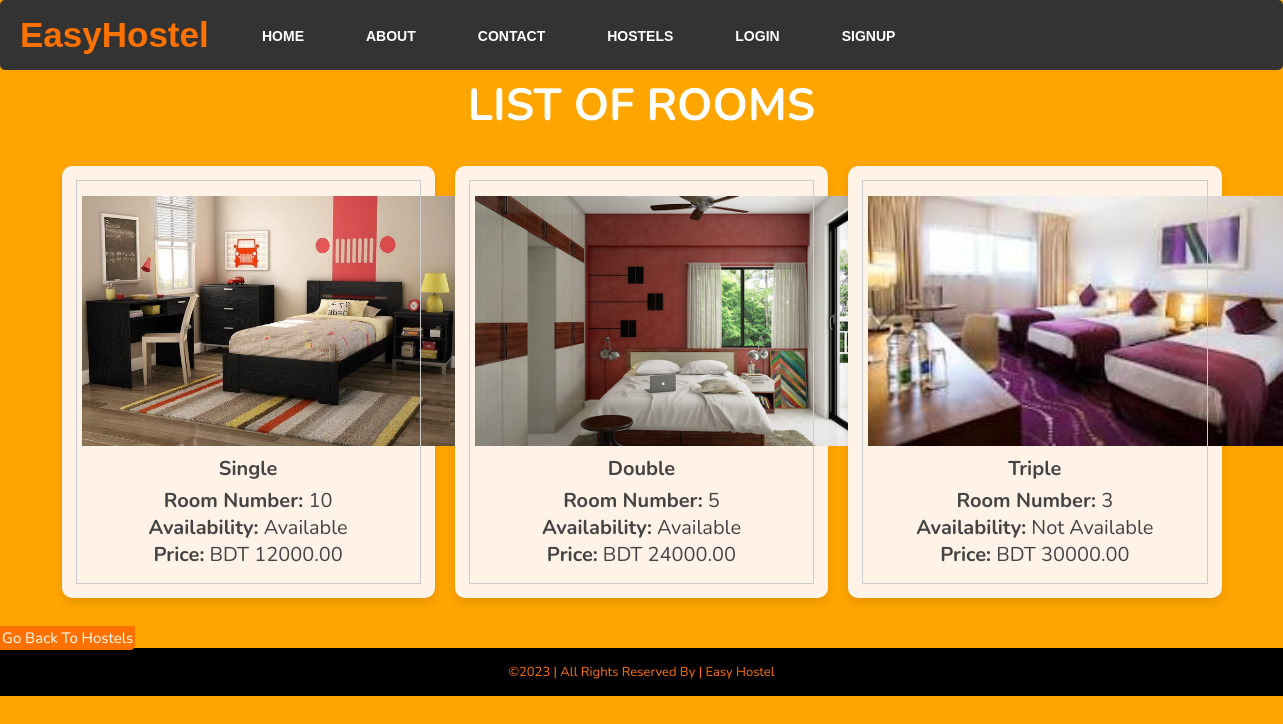
The page /room_list/1/ on the database its author committed.
### myapp/models.py (models this page shows, shortened)
class Room(models.Model):
        RoomID = models.AutoField(primary_key=True)
        HostelID = models.ForeignKey(Hostel, on_delete=models.CASCADE , default=1)
        RoomType = models.CharField(max_length=50)
        RoomNumber = models.CharField(max_length=10)
        Availability = models.BooleanField(default=True)
        RoomImage = models.ImageField(upload_to='room_images/', null=True, blank=True)
        Price = models.DecimalField(max_digits=10, decimal_places=2)

### myapp/views.py (the view)
# urls.py: path('room_list/<int:hostel_id>/', room_list, name='room_list'),
def room_list(request, hostel_id):
    rooms = Room.objects.filter(HostelID=hostel_id)
    context = {'rooms': rooms}
    return render(request, 'room_list.html', context)

### myapp/templates/room_list.html (shortened to what this page needs)
{% extends 'base.html' %}
{% load static %}
{% block styles %}
    <link rel="stylesheet" href="https://cdnjs.cloudflare.com/ajax/libs/font-awesome/5.15.4/css/all.min.css">
    <link rel="stylesheet" href="{% static 'hostels.css' %}">
{% endblock %}
{% block content %}
<div class="container">
    <h3 class="title"><b>LIST OF ROOMS </b></h3>
    <div class="products-container">
        {% if rooms %}
        {% for room in rooms %}
            <div class="product" data-name="{{ room.RoomID }}">
                <img src="{{ room.RoomImage.url }}" alt="">
                <h3>{{ room.RoomType }}</h3>
                <div class="price"><strong>Room Number:</strong> {{ room.RoomNumber }}</div>
                <div class="price"><strong>Availability:</strong> {% if room.Availability %}Available{% else %}Not Available{% endif %}</div>
                <div class="price"><strong>Price:</strong> BDT {{ room.Price }}</div>
            </div>
        {% endfor %}
    {% else %}
        <h1>No rooms available at the moment. Please check back later.</h1>
    {% endif %}
    </div>
</div>
<div class="go-back-button">
    <a href="{% url 'hostels' %}" class="btn btn-primary">Go Back to Hostels</a>
</div>
</div>
<div class="pg-footer">
    <footer class="footer">
        <div class="footer-copyright">
            <div class="footer-copyright-wrapper">
                <p class="footer-copyright-text">
                     ©2023 | All rights reserved by | Easy Hostel
                </p>
            </div>
        </div>
    </footer>
</div>
{% endblock %}

### myapp/static/base.css (style rules this page uses)
.btn { width: 100px; height: 40px; background: #ff7200; border: 2px solid #ff7200; margin-top: 13px; color: #fff; font-size: 15px; border-bottom-right-radius: 5px; border-bottom-right-radius: 5px; transition: 0.2s ease; cursor: pointer; }

### myapp/static/hostels.css (style rules this page uses)
* { font-family: 'Nunito', sans-serif; margin:0; padding:0; box-sizing: border-box; outline: none; border:none; text-decoration: none; transition: all .2s linear; text-transform: capitalize; }
html { font-size: 62.5%; overflow-x: hidden; }
body { background: orange; min-height: 100vh; }
.container { max-width: 1200px; margin:0 auto; padding:3rem 2rem; }
.container .title { font-size: 4.5rem; color:#ffffff; text-justify: bold; margin-bottom: 3rem; text-transform: uppercase; text-align: center; margin-top: 45px; }
.container .products-container { display: grid; grid-template-columns: repeat(auto-fit, minmax(30rem, 1fr)); gap:2rem; border-radius: 10px; }
.container .products-container .product { text-align: center; padding:3rem 2rem; background: #fff2e6; box-shadow: 0 .5rem 1rem rgba(0,0,0,.1); outline: .1rem solid #ccc; outline-offset: -1.5rem; cursor: pointer; border-radius: 10px; }
.container .products-container .product img { height: 25rem; }
.container .products-container .product h3 { padding:.5rem 0; font-size: 2rem; color:#444; }
.container .products-container .product .price { font-size: 2rem; color:#444; }
.pg-footer { font-family: 'Roboto', sans-serif; }
.footer { background-color: #ff901a; color: #000000; margin-top: auto; bottom: 0; width: 100%; }
.footer-copyright { background-color: #000000; color: #fff; padding: 15px 30px; text-align: center; }
.footer-copyright-wrapper { margin-left: auto; margin-right: auto; max-width: 1200px; }
.footer-copyright-text { color: #ff7200;; font-size: 13px; font-weight: 400; line-height: 18px; margin-bottom: 0; margin-top: 0; }

### rows shown on the page
Room: RoomImage (picture), RoomType "Single", RoomNumber "10", Availability "Available", Price "12000.00"
Room: RoomImage (picture), RoomType "Double", RoomNumber "5", Availability "Available", Price "24000.00"
Room: RoomImage (picture), RoomType "Triple", RoomNumber "3", Availability "Not Available", Price "30000.00"
